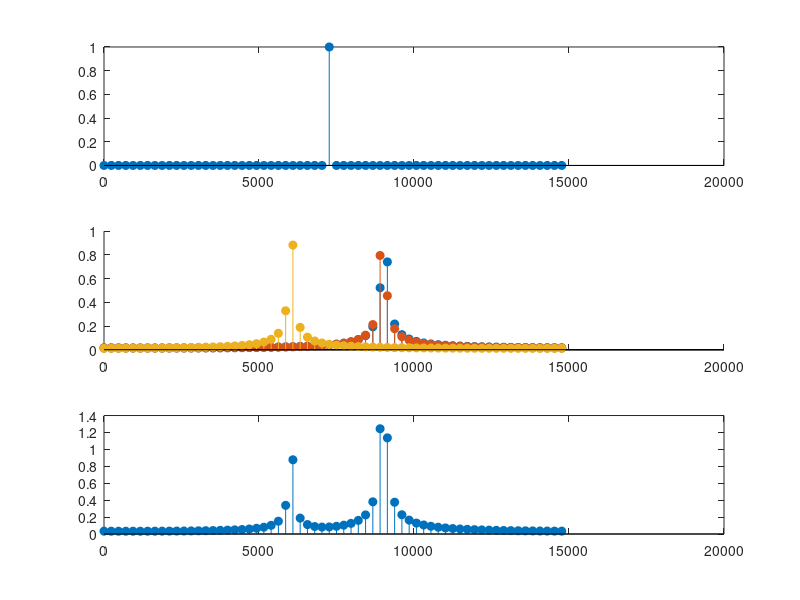

The MATLAB script that drew this image:
clc, clear all
fc =4e9;
delta_f = 15e3;
T = 1/delta_f;
M = 14;
N = 64;
nu = 0 :1/(N*T) : (N-1)/(N*T);
tau = 0 :1/(10*M*delta_f) : 1/delta_f;
tap = 3;
        % Fractional Doppler

%{
for n = 1:N
%f_nu1 = sind(rad2deg(pi*nu*N*T))./sind(rad2deg(pi*nu*T));
f_nu(n,:) = (1/sqrt(N))*sind(rad2deg(pi*(nu+ (n-1)/(N*T))*N*T))./sind(rad2deg(pi*(nu + (n-1)/(N*T))*T));
hold on
grid on
plot(nu, f_nu(n,:).^2 );
end
hold off
f_nu_sum = sum((f_nu).^2, 1);
figure;
plot(nu, f_nu_sum);
%}
x = zeros(1, N);
x(N/2) = 1;
doppler = zeros(1,tap);
doppler_inx = zeros(1, tap);
int_doppler_inx = zeros(1,tap);
frac_doppler_inx = zeros(1,tap);
chan_coef = zeros(1,tap);
beta = zeros(3, N);
%% channel parameter
delay_pow_prof = [0, -1.5, -2];
lin_pow_prof = 10.^(delay_pow_prof/10);
lin_pow_prof = lin_pow_prof/sum(lin_pow_prof);
max_speed = 500;           % 500 km/h
v = max_speed*(1000/3600);
max_doppler = (v*fc)/(299792458);

grid on;
subplot(311)
stem(nu, abs(x), "filled");

subplot(312)
hold on;
for i = 1:3
%% channel coef
%chan_coef(i) = sqrt(lin_pow_prof(i)).*(sqrt(1/2) * (randn(1)+1i*randn(1)));
chan_coef = 1;
%% Doppler shift
doppler(i) = max_doppler*cos(2*pi*rand(1));
doppler_inx(i) = doppler(i)*(N*T); % Doppler taps using Jake's spectrum
%doppler_inx = [1, 2, -4, -3, 5, 6, -10, 13, -14];
%doppler = doppler_inx/(N*T);
int_doppler_inx(i) = round(doppler_inx(i));                  % Integer Doppler
frac_doppler_inx(i) = doppler_inx(i)-int_doppler_inx(i);
for k = 0:N-1
        if  frac_doppler_inx(i) ==0
            beta(i, k+1) = beta(i,k+1) + chan_coef*x(mod(k-int_doppler_inx(i), N)+1);
            continue;
        end
        for q = 0:N-1
            beta(i, k+1) = beta(i,k+1) + chan_coef/N*(exp(-1i*2*pi*(-q-frac_doppler_inx(i)))-1)/(exp(-1i*2*pi/N*(-q-frac_doppler_inx(i)))-1)...
                        *x(mod(k-int_doppler_inx(i)+q, N)+1);
%beta(i+1) = exp(-1i*2*pi*mod((k-int_doppler_inx(i)+q),N))
        end
end
stem(nu, abs(beta(i,:)), "filled");
end
hold off;

total_path_response = sum(beta,1);
total_path_energy = sum(abs(total_path_response).^2);
subplot(313)
stem(nu, abs(total_path_response), "filled");
